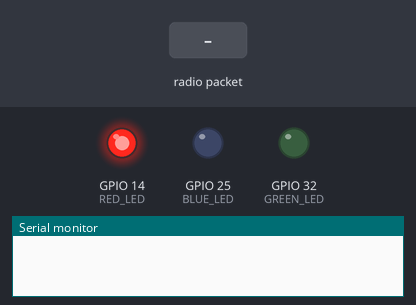
The sketch below on a simulated ESP32. Parts: output pins drawn as LEDs (lit = HIGH), the last lines printed to the serial monitor. The test bench sets the inputs (shaded band).

Above: at 1.3 s.
1.4 s: radio packet "1" arrives
At 1.7 s:
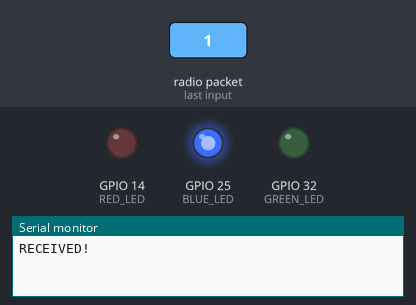
2.9 s: radio packet "0" arrives
At 4.1 s:
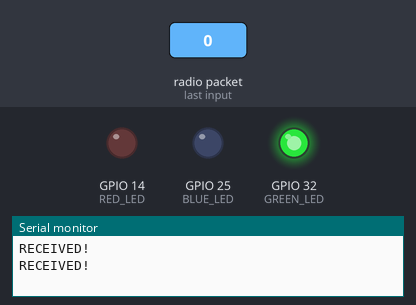
4.4 s: radio packet "2" arrives
At 5.2 s:
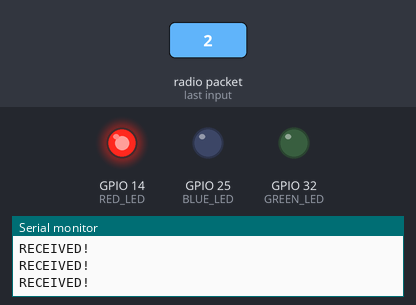
Timing chart, 0 to 7.4 s (numbered marks = the images above; inputs shaded):
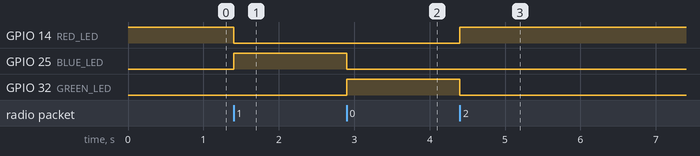

The sketch:

sketch_dec22b.ino
```cpp
#include <WiFi.h>
#include <esp_now.h>

#define RED_LED   14
#define BLUE_LED  25
#define GREEN_LED 32  // NOT 35

int currentLED = 0;

void showLED(int i) {
  digitalWrite(RED_LED, i == 0);
  digitalWrite(BLUE_LED, i == 1);
  digitalWrite(GREEN_LED, i == 2);
}

void onReceive(const esp_now_recv_info_t *info, const uint8_t *data, int len) {
  Serial.println("RECEIVED!");
  currentLED = (currentLED + 1) % 3;
  showLED(currentLED);
}

void setup() {
  Serial.begin(115200);

  pinMode(RED_LED, OUTPUT);
  pinMode(BLUE_LED, OUTPUT);
  pinMode(GREEN_LED, OUTPUT);
  showLED(0);

  WiFi.mode(WIFI_STA);
  WiFi.disconnect();
  delay(100);

  esp_now_init();
  esp_now_register_recv_cb(onReceive);
}

void loop() {}
```

Measured:
- after the input at 1.4 s, GPIO 14 (RED_LED): HIGH → LOW at once; GPIO 25 (BLUE_LED): LOW → HIGH at once
- after the input at 2.9 s, GPIO 25 (BLUE_LED): HIGH → LOW at once; GPIO 32 (GREEN_LED): LOW → HIGH at once
- after the input at 4.4 s, GPIO 14 (RED_LED): LOW → HIGH at once; GPIO 32 (GREEN_LED): HIGH → LOW at once
